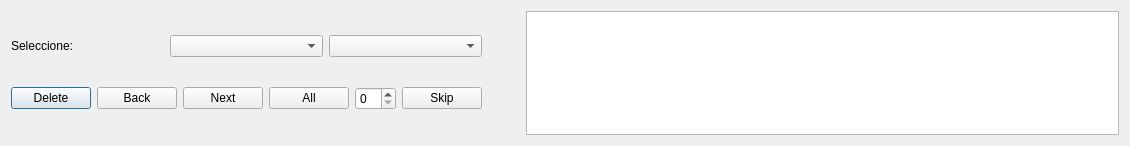
<?xml version="1.0" encoding="UTF-8"?>
<ui version="4.0">
 <class>Dialog</class>
 <widget class="QDialog" name="Dialog">
  <property name="geometry">
   <rect>
    <x>0</x>
    <y>0</y>
    <width>1130</width>
    <height>146</height>
   </rect>
  </property>
  <property name="windowTitle">
   <string>Dialog</string>
  </property>
  <layout class="QVBoxLayout" name="verticalLayout_2">
   <item>
    <layout class="QHBoxLayout" name="horizontalLayout_4">
     <item>
      <layout class="QVBoxLayout" name="verticalLayout">
       <item>
        <layout class="QHBoxLayout" name="horizontalLayout_2">
         <item>
          <widget class="QLabel" name="label">
           <property name="text">
            <string>Seleccione:</string>
           </property>
          </widget>
         </item>
         <item>
          <widget class="QComboBox" name="comboBox"/>
         </item>
         <item>
          <widget class="QComboBox" name="comboBox_2"/>
         </item>
        </layout>
       </item>
       <item>
        <layout class="QHBoxLayout" name="horizontalLayout">
         <item>
          <widget class="QPushButton" name="del_btn">
           <property name="text">
            <string>Delete</string>
           </property>
          </widget>
         </item>
         <item>
          <widget class="QPushButton" name="back_btn">
           <property name="text">
            <string>Back</string>
           </property>
          </widget>
         </item>
         <item>
          <widget class="QPushButton" name="next_btn">
           <property name="text">
            <string>Next</string>
           </property>
          </widget>
         </item>
         <item>
          <widget class="QPushButton" name="all_btn">
           <property name="text">
            <string>All</string>
           </property>
          </widget>
         </item>
         <item>
          <layout class="QHBoxLayout" name="horizontalLayout_3">
           <item>
            <widget class="QSpinBox" name="skip_value"/>
           </item>
           <item>
            <widget class="QPushButton" name="skip_btn">
             <property name="text">
              <string>Skip</string>
             </property>
            </widget>
           </item>
          </layout>
         </item>
        </layout>
       </item>
      </layout>
     </item>
     <item>
      <spacer name="horizontalSpacer">
       <property name="orientation">
        <enum>Qt::Horizontal</enum>
       </property>
       <property name="sizeType">
        <enum>QSizePolicy::Minimum</enum>
       </property>
       <property name="sizeHint" stdset="0">
        <size>
         <width>38</width>
         <height>20</height>
        </size>
       </property>
      </spacer>
     </item>
     <item>
      <widget class="QTextEdit" name="side_textbox">
       <property name="readOnly">
        <bool>true</bool>
       </property>
      </widget>
     </item>
    </layout>
   </item>
  </layout>
 </widget>
 <resources/>
 <connections/>
</ui>
